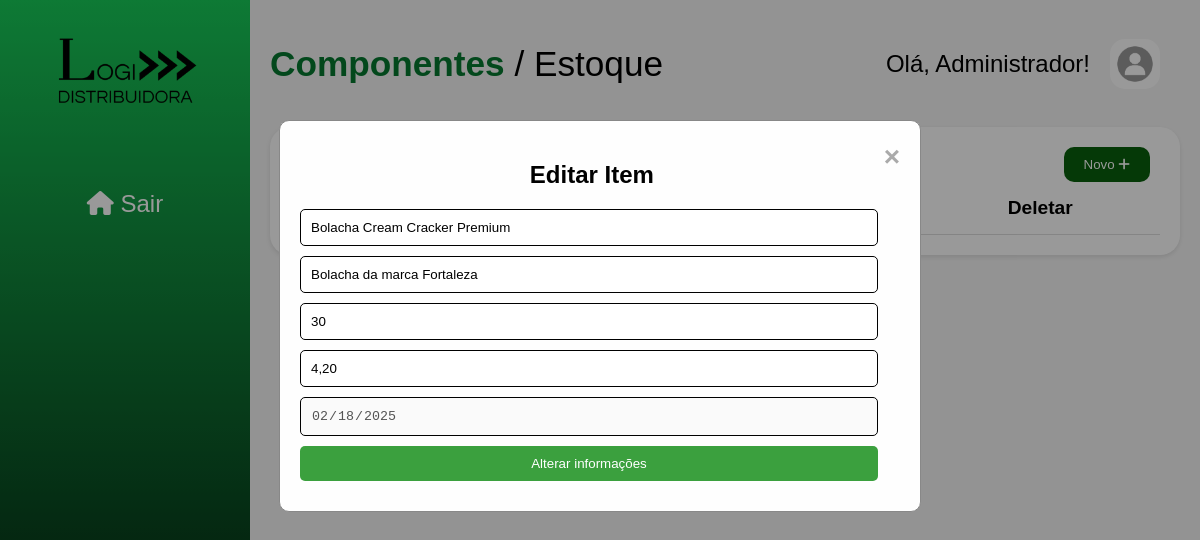
The app's page /editar/66/ (signed in) with its own data.
### produtos/models.py (models this page shows, shortened)
class CustomUser(AbstractUser):
    ADMIN = 'admin'
    OPERADOR = 'operador'
    TIPOS_USUARIO = [
        (ADMIN, 'Administrador'),
        (OPERADOR, 'Operador'),
    ]
    tipo_usuario = models.CharField(
        max_length=50, choices=TIPOS_USUARIO, default=OPERADOR
    )
    data_nascimento = models.DateField(null=True, blank=True)

class Produto (models.Model):
    nome = models.CharField(max_length=100)
    descricao = models.TextField(blank=True, null=True)
    preco = models.DecimalField(max_digits=10, decimal_places=2, default=0.00)
    quantidade = models.IntegerField()
    data_cadastro = models.DateField(default=timezone.now)

### estoque/views.py (the view, shortened to what this page needs)
# urls.py: path('editar/<int:id>/', views.editar_produto, name='editar_produto'),
@login_required
def editar_produto(request, id):
    produto = get_object_or_404(Produto, id=id)
    return render(request, 'estoque/editar_produto.html', {'produto': produto})

### templates/estoque/editar_produto.html (shortened to what this page needs)
{% load static %}
<!DOCTYPE html>
<html>
<head>
  <link rel="stylesheet" href="https://cdnjs.cloudflare.com/ajax/libs/font-awesome/6.0.0/css/all.min.css" />
  <link rel="stylesheet" href="{% static 'css/main_page.css' %}">
</head>
<body>
  <div class="container">
    <aside class="sidebar">
      <div class="logo">
        <img src="{% static 'img/logo_oficial.png' %}" alt="Logo">
      </div>
      <ul class="menu">
        <li><a href="{% url 'login' %}"><i class="fas fa-home"></i> Sair</a></li>
      </ul>
    </aside>
    <main class="content">
      <header>
        <h1><span>Componentes </span> / Estoque</h1>
        <div class="user-info">
          <span>Olá, {{ user.first_name }}!</span>
          <img src="{% static 'img/user.jpeg' %}" alt="Foto do usuário">
        </div>
      </header>
      <section class="inventory">
        <div class="search-bar">
          <button class="new-item">Novo <i class="fas fa-plus"></i></button>
        </div>
        <table>
          <thead>
            <tr>
              <th>Código</th>
              <th>Nome</th>
              <th>Quantidade</th>
              <th>Editar</th>
              <th>Deletar</th>
            </tr>
          </thead>
        </table>
      </section>
    </main>
  </div>
  <div id="editModal" class="modal">
    <div class="modal-content">
      <span class="close-button">&times;</span>
      <h2>Editar Item</h2>
      <form id="editForm" method="POST" action="{% url 'editar_produto' produto.id %}">
        <input type="text" name="nomeProduto" value="{{ produto.nome }}" required>
        <input type="text" name="descricaoProduto" value="{{ produto.descricao }}" id="addDescription" placeholder="Descrição">
        <input type="number" name="quantidadeProduto" value="{{ produto.quantidade }}" required>
        <input type="text" name="precoProduto" value="{{ produto.preco }}" required>
        <input type="date" name="dataCadastro" value="{{ produto.data_cadastro|date:'Y-m-d' }}" disabled>
        <button type="submit">Alterar informações</button>
      </form>
    </div>
  </div>
</body>
</html>

### templates/estoque/static/css/main_page.css (style rules this page uses)
body { font-family: sans-serif; margin: 0; padding: 0; width: 100%; height: 100svh; background-color: #f5f5f5; overflow: hidden; }
.container { display: flex; }
.sidebar { width: 250px; display: flex; flex-direction: column; align-items: center; height: 100svh; background-image: linear-gradient(to bottom, #17ca58, rgb(0, 0, 0)); color: #fff; border: 0; }
.logo img { width: 150px; height: 150px; }
.menu { list-style: none; padding: 0; }
.menu li a { display: block; padding: 20px; font-size: 1.5rem; text-decoration: none; color: #fff; }
.content { flex: 1; padding: 20px; }
.content header h1 { font-size: 2.2rem; font-weight: 530; }
.content header h1 span { color: #067930; font-weight: 600; }
header { display: flex; justify-content: space-between; align-items: center; margin-bottom: 20px; }
.user-info { display: flex; align-items: center; gap: 20px; }
.user-info span { font-size: 1.5rem; }
.user-info img { width: 50px; height: 50px; border-radius: 30%; margin-right: 20px; }
.inventory { background-color: #fff; padding: 20px; border-radius: 20px; box-shadow: 0 2px 5px rgba(0, 0, 0, 0.1); max-height: 73vh; overflow: auto; display: flex; flex-direction: column; }
.search-bar { display: flex; justify-content: space-between; align-items: center; padding: 0px 10px; }
table { width: 100%; border-collapse: collapse; }
th, td { padding: 15px; text-align: left; border-bottom: 1px solid #ddd; font-size: 1.2rem; }
.new-item { background-color: #085f0b; color: #fff; padding: 10px 20px; border: none; border-radius: 10px; cursor: pointer; }
.modal { display: none; position: fixed; z-index: 1; left: 0; top: 0; width: 100%; height: 100%; overflow: auto; background-color: rgb(0,0,0); background-color: rgba(0,0,0,0.4); }
.modal-content { background-color: #fefefe; margin: 10% auto; padding: 20px; border: 1px solid #888; width: 80%; max-width: 600px; border-radius: 10px; }
.modal-content h2 { font-size: 1.5rem; text-align: center; }
.modal-content button { background-color: #3ba03e; color: #fff; padding: 10px 20px; border: none; border-radius: 10px; cursor: pointer; }
.close-button { color: #aaa; float: right; font-size: 28px; font-weight: bold; cursor: pointer; }
.modal-content form input, .modal-content form button { width: calc(100% - 22px); padding: 10px; margin: 10px 0; box-sizing: border-box; display: block; border-radius: 10px; border: 1px solid rgb(0, 0, 0); border-radius: 5px; outline: none; }
.modal-content form button { border: 0; }

### records on screen
CustomUser: first_name "Administrador"
Produto: nomeProduto "Bolacha Cream Cracker Premium", descricaoProduto "Bolacha da marca Fortaleza", quantidadeProduto "30", precoProduto "4,20", dataCadastro "02/18/2025"
